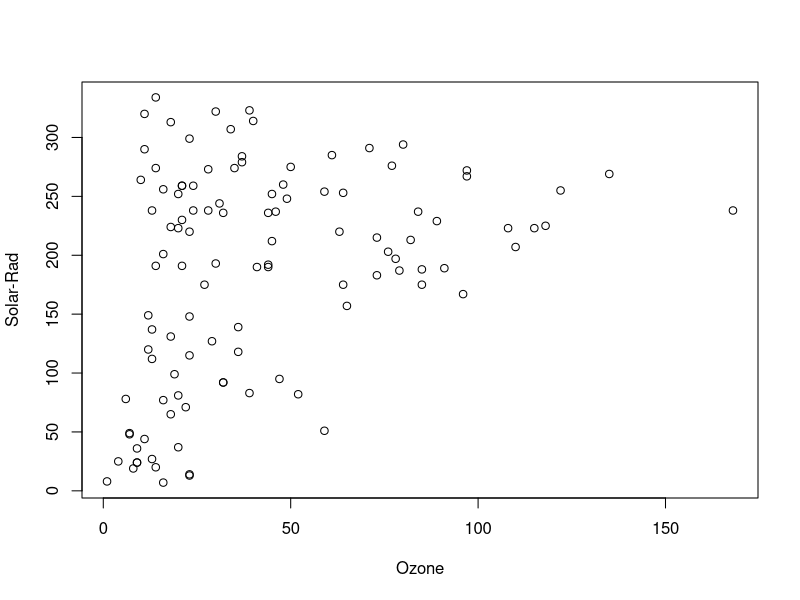

Write R code to recreate this figure.
## ---- chunk 1
knitr::opts_chunk$set(echo = FALSE)
## ---- chunk 2
data("airquality")
head(airquality)
## ---- chunk 3
summary(airquality)
## ---- chunk 4
with(airquality, 
     plot(Ozone, Solar.R, xlab="Ozone", ylab="Solar-Rad"))

